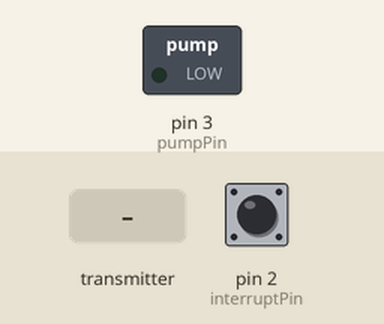
Recording of a sketch running on a simulated Arduino Uno, built with avr-gcc and run on an emulated ATmega328P. Shown: switched loads named in the sketch (green lamp = pin HIGH). The test bench sets the inputs (shaded band); at power-on: pin 2 (interruptPin) LOW. Sleep ends after the set time or at an interrupt; no radio packets arrive unless stated; what the sketch prints to the serial monitor is not drawn.

Above: at 1.2 s.
1.3 s: the transmitter starts sending OnOff = 0
At 1.8 s:
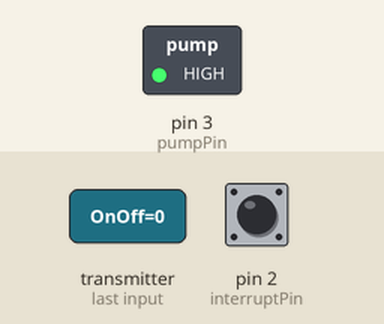
2.8 s: pin 2 (interruptPin) pulled HIGH for 3.2 s
9.0 s: pin 2 (interruptPin) pulled HIGH for 1 s
Timing chart, 0 to 12.0 s (numbered marks = the images above; inputs shaded):
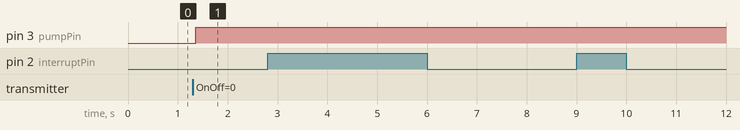

The sketch:

turnOnOff_RFv4.ino
```cpp
/*
   Dec 2014 - TMRh20 - Updated
   Derived from examples by J. Coliz <maniacbug@ymail.com>
*/
/**
 * Example for efficient call-response using ack-payloads
 *
 * This example continues to make use of all the normal functionality of the radios including
 * the auto-ack and auto-retry features, but allows ack-payloads to be written optionlly as well.
 * This allows very fast call-response communication, with the responding radio never having to
 * switch out of Primary Receiver mode to send back a payload, but having the option to switch to
 * primary transmitter if wanting to initiate communication instead of respond to a commmunication.
 */


/*
  PINOUTS
  http://docs.spark.io/#/firmware/communication-spi
  http://maniacbug.wordpress.com/2011/11/02/getting-started-rf24/

  SPARK CORE    SHIELD SHIELD    NRF24L01+
  GND           GND              1 (GND)
  3V3 (3.3V)    3.3V             2 (3V3)
  D6 (CSN)      9  (D6)          3 (CE)
  A2 (SS)       10 (SS)          4 (CSN)
  A3 (SCK)      13 (SCK)         5 (SCK)
  A5 (MOSI)     11 (MOSI)        6 (MOSI)
  A4 (MISO)     12 (MISO)        7 (MISO)

  NOTE: Also place a 10-100uF cap across the power inputs of
        the NRF24L01+.  I/O o fthe NRF24 is 5V tolerant, but
        do NOT connect more than 3.3V to pin 1!!!
 */


/**************PUMP NODE SETTINGS****************************/

#include <SPI.h>
#include <printf.h>
#include <avr/sleep.h>
#include <avr/power.h>
#include "nRF24L01.h"
#include "RF24.h"
#include "RF_tool.h"
//function to initiate radio device with radio(CE pin,CS pin)
RF24 radio(9, 10);


/****************** User Config ***************************/
/***      Set this radio as radio number 0 or 1         ***/
const int interruptPin=2;
unsigned int OnOff=0,previousTime=0,interval=0,dif=0;
const int pumpPin = 3;    // connected to the base of the transistor
unsigned int  answer=0;
byte addresses[][6] = {"Pump","Contr"};
                                                       // A single byte to keep track of the data being sent back and forth

// Sleep declarations
typedef enum { wdt_16ms = 0, wdt_32ms, wdt_64ms, wdt_128ms, wdt_250ms, wdt_500ms, wdt_1s, wdt_2s, wdt_4s, wdt_8s } wdt_prescalar_e;

const short sleep_cycles_per_transmission = 4;
volatile short sleep_cycles_remaining = sleep_cycles_per_transmission;

void setup_watchdog(uint8_t prescalar);
void do_sleep(void);


void setup(){

  Serial.begin(115200);
  while(!Serial){}
  pinMode(pumpPin, OUTPUT);


  radio.begin();

  radio.setPALevel(RF24_PA_LOW);
  radio.setChannel(112);

  //radio.enableAckPayload();                     // Allow optional ack payloads
  //radio.enableDynamicPayloads();                // Ack payloads are dynamic payloads

  radio.openWritingPipe(addresses[1]);        // Both radios listen on the same pipes by default, but opposite addresses
  radio.openReadingPipe(1,addresses[0]);      // Open a reading pipe on address 0, pipe 1

  radio.startListening();                       // Start listening
  //radio.writeAckPayload(1,&counter,1);          // Pre-load an ack-paylod into the FIFO buffer for pipe 1

  //Print debug info
  radio.printDetails();

  interval=0;

   //setup_watchdog(wdt_8s);
}


void loop(void) {
 unsigned long currentTime=millis();
 if(radio.available())
 {
  Serial.println(F("Available radio "));
  while (radio.available()) {                                   // While there is data ready
    radio.read( &OnOff, sizeof(unsigned int) );             // Get the payload
  }
  Serial.print(F("Received payload "));Serial.println(OnOff,DEC);
  digitalWrite(pumpPin, HIGH);
  interval=OnOff*1000L;
  previousTime=millis();
  Serial.print(F("Calculated interval is "));Serial.print(interval);Serial.println(F("ms"));
  //delay(OnOff*1000);
 }else if(interval>0 ){
    dif=(currentTime-previousTime);

   if((dif> interval)){
     Serial.print(F("ElapseTime["));Serial.print(dif);Serial.print(F("] greater than Interval["));Serial.print(interval);Serial.println(F("]"));
    radio.stopListening();
    answer=OnOff;
    Serial.println(F("Turn off the pump "));delay(50);
    digitalWrite(pumpPin, LOW);
    delay(1000);
    Serial.print(F("Send answer to the controller: "));Serial.println(answer);delay(50);
    radio.write(&answer,sizeof(unsigned int));
     Serial.println(F("Start listening again...: "));delay(50);
    radio.startListening();

    interval=0;
     Serial.println(F("Intervall reseted, we are finished one pump cycle..........................."));
  }

 }else{
   Serial.println(F("Sleeping"));
   delay(50);
  do_sleep();
 }

   radio.printDetails();
}


void wakeUp(){
  Serial.println(F("Wake up by Interrupt."));
   delay(50);
  sleep_disable();
}


void setup_watchdog(uint8_t prescalar){

  uint8_t wdtcsr = prescalar & 7;
  if ( prescalar & 8 )
    wdtcsr |= _BV(WDP3);
  MCUSR &= ~_BV(WDRF);                      // Clear the WD System Reset Flag
  WDTCSR = _BV(WDCE) | _BV(WDE);            // Write the WD Change enable bit to enable changing the prescaler and enable system reset
  WDTCSR = _BV(WDCE) | wdtcsr | _BV(WDIE);  // Write the prescalar bits (how long to sleep, enable the interrupt to wake the MCU
}

ISR(WDT_vect)
{
  //--sleep_cycles_remaining;
  Serial.println(F("WDT"));
}


void do_sleep(void)
{
  set_sleep_mode(SLEEP_MODE_PWR_DOWN); // sleep mode is set here
  sleep_enable();
  attachInterrupt(digitalPinToInterrupt(interruptPin),wakeUp,LOW);
  WDTCSR |= _BV(WDIE);
  sleep_mode();                        // System sleeps here
                                       // The WDT_vect interrupt wakes the MCU from here
  sleep_disable();                     // System continues execution here when watchdog timed out
  detachInterrupt(0);
  WDTCSR &= ~_BV(WDIE);

}
```

RF_tool.h
```cpp
#ifndef _RF_TOOL_H_
#define _RF_TOOL_H_

#if defined(ARDUINO) && (ARDUINO >= 100)
#include <Arduino.h>
#else
#include <WProgram.h>
#endif
#include <RF24.h>

void resetRFChip(RF24& radio);


#endif
```

Measured:
- after the input at 1.3 s, pin 3 (pumpPin): LOW → HIGH after 0.06 s
